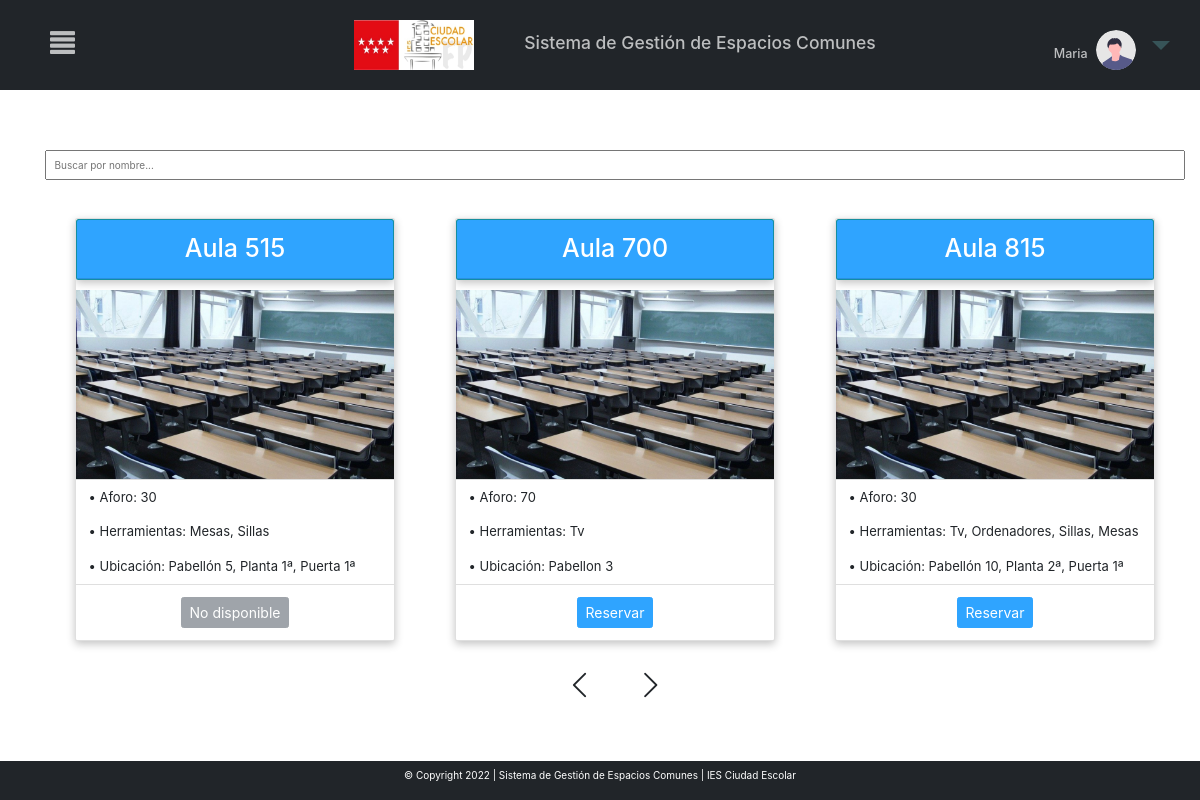
Screenshot of /MVC_proyectofinal/inicio.php?c=principal (signed in) with the database file from the repository.
### tables this page shows
CREATE TABLE `aulas` (
  `id` varchar(220) NOT NULL,
  `ubicacion` varchar(220) NOT NULL,
  `informacion` varchar(220) NOT NULL,
  `aforo` int(100) NOT NULL,
  `habilitado` tinyint(1) NOT NULL
);

### MVC_proyectofinal/controller/controller.php (called while the page is built, shortened)
<?php
require_once ("models/crud.php");
class Control{
    function __construct()
    {
        $this->crud=new Crud();
    }
    function principal(){
        include_once ("views/principal.php");
    }
}
?>

### MVC_proyectofinal/models/conexion.php (called while the page is built)
<?php
class Conexion{
    public function conexion(){
        try{
            $conexion=new PDO("mysql:host=localhost;dbname=sgec","root","");
            $conexion->setAttribute(PDO::ATTR_ERRMODE,PDO::ERRMODE_EXCEPTION);
            return $conexion;
        }
        catch(PDOException $e){
            echo $e->getMessage();
            return null;
        }
    }
}
?>

### MVC_proyectofinal/models/crud.php (called while the page is built, shortened)
<?php
include("conexion.php");
class Crud extends Conexion{
    private $conexion;
    function __construct()
    {
        $this->conexion=parent::conexion();
    }
    function obtieneTodos($tabla){
        try{
            $sql='SELECT * FROM '.$tabla;
            $consulta=$this->conexion->prepare($sql);
            $consulta->execute();
            $consult=$consulta->fetchAll(PDO::FETCH_ASSOC);
            return $consult;
        }catch(PDOException){
            return [];
        }
    }
}
?>

### MVC_proyectofinal/views/principal.php (the view, shortened to what this page needs)
<?php include "menu.php"?>
<html lang="en">
<head>
    <link rel="stylesheet" href="libs/bootstrap-5.1.3-dist/css/bootstrap.min.css">
    <link rel="stylesheet" href="libs/css/estilos.css">
</head>
<?php
 $contador=0;
 $aulas=$this->crud->obtieneTodos("aulas");
 $cuantasAulas=count($aulas);
 ?>
 <link rel="stylesheet" href="https://maxcdn.bootstrapcdn.com/bootstrap/4.0.0/css/bootstrap.min.css">
<body>
<section class="pt-5 pb-5 mt-5 ml-5">
    <div class="container">
        <div class="row">
        <?php include "barraBusqueda/barra.php"; ?>
            <div class="col-12" >
                <div id="carouselExampleIndicators2" class="carousel slide" data-ride="carousel">
                    <div class="carousel-inner">
    <?php  foreach($this->crud->obtieneTodos("aulas") as $row){
        $contador++;
        if ($contador==1){
         ?>
        <div class="carousel-item active">
        <div class="row">
        <?php }
        else if ($contador==4||$contador==7||$contador==10||$contador==13||$contador==16||$contador==19||$contador==22||$contador==25||$contador==28||$contador==31){ ?>
        <div class="carousel-item">
        <div class="row ">
        <?php }?>
            <div class="col-md-4 mb-4 mt-1 p-5">
                <div class="card mt-2 " >
                    <div class="card text-white bg-info mb-3">
                        <div class="card-header" style="background: #2FA4FF">
                            <h1 class="card-title" style="text-align:center;margin-top:2%"><?php echo $row['id']; ?></h1>
                        </div>
                    </div>
                    <img class="img-fluid"  src="aula.jpg">
                    <ul class="list-group list-group-flush">
                        <li class="list-group-item " style="font-size:1.3rem" >• Aforo: <?php echo $row['aforo']; ?></li>
                        <li class="list-group-item " style="font-size:1.3rem">• Herramientas: <?php echo $row['informacion']; ?></li>
                        <li class="list-group-item " style="font-size:1.3rem">• Ubicación: <?php echo $row['ubicacion']; ?></li>
                    </ul>
                    <div class="card-body">
                            <div class="d-flex justify-content-center">
                                <?php if($row['habilitado']==0) {?>
                                <button type="submit" class="btn btn-secondary" style="font-size:1.4rem" disabled>No disponible</button>
                                <?php } else{?>
                                    <a href="?c=calendario&id=<?php echo $row['id']?>"><button type="submit" class="btn btn-info" style="font-size:1.4rem" >Reservar</button></a>
                                <?php } ?>
                            </div>
                    </div>
                </div>
            </div>
        <?php if ($contador==$cuantasAulas||$contador==3||$contador==6||$contador==9||$contador==12||$contador==15||$contador==18||$contador==21||$contador==24||$contador==27||$contador==30||$contador==33||$contador==36||$contador==39){?>
        </div>
        </div>
        <?php }?>
        <?php } ?>
        </div>
        <div class="row ">
        <div class="col-9 mx-auto" style="display: flex;align-items: center;justify-content: center; margin-top:-2%">
                <a style="border-radius:100%;"  href="#carouselExampleIndicators2" role="button" data-slide="prev" style="width:100%;">
                <i class="bi bi-chevron-left " style="font-size:30px; color:#212529;"></i>
                </a>
                <a  style="border-radius:20%; margin-left:5%" href="#carouselExampleIndicators2" role="button" data-slide="next" style="width:100%;">
                <i class="bi bi-chevron-right" style="font-size:30px; color:#212529;"></i>
                </a>
        </div>
        </div>
        </div>
        </div>
        </div>
        </div>
        </section>
</body>
</html>

### MVC_proyectofinal/inicio.php
<?php
include_once("controller/controller.php");
$control=new Control();
if(!isset($_REQUEST['c'])){
    $control->home();
}else{
    $action=$_REQUEST['c'];
    call_user_func(array($control,$action));
}
?>

### MVC_proyectofinal/views/menu.php (shortened to what this page needs)
<!DOCTYPE html>
<html lang="en">
<head>
<link rel="stylesheet" href="https://cdn.jsdelivr.net/npm/bootstrap-icons@1.8.1/font/bootstrap-icons.css">
<link href="https://cdn.jsdelivr.net/npm/bootstrap@5.1.3/dist/css/bootstrap.min.css" rel="stylesheet">
    <link rel="stylesheet" href="libs/bootstrap-5.1.3-dist/css/bootstrap.min.css">
    <link rel="stylesheet" href="libs/css/estilos.css">
<link rel="stylesheet" href="https://maxcdn.bootstrapcdn.com/bootstrap/3.3.7/css/bootstrap.min.css">
</head>
<body>
<div class="nav">
<span onclick="openNav()" class="menu">
<span class="glyphicon glyphicon-align-justify"></span>
</span>
<div class="cabecera-todo">
    <a class="logoEnlace" href="https://www.educa2.madrid.org/web/centro.ies.ciudadescolar.madrid" target="_blank"><img class="logo" src="libs/img/logo_ciudadescolar.jpg"></a>
    <h3 class="cabecera">Sistema de Gestión de Espacios Comunes</h3>
</div>
<li class="nav-item dropdown no-arrow">
        <a class="nav-link dropdown-toggle" href="#" id="userDropdown" role="button"
            data-toggle="dropdown" aria-haspopup="true" aria-expanded="false">
            <h5 style="color: rgba(255, 255, 255, 0.7); display:inline-block" ><?php echo $_SESSION['nombre'];?></h5>
            <img class="img-profile rounded-circle" style="width:40px"
                src="libs/img/undraw_profile.svg">
        </a>
    </li>
</div>
   <div class="footer">
       <p>© Copyright 2022 | Sistema de Gestión de Espacios Comunes | IES Ciudad Escolar</p>
</div>
</body>
</html>

### MVC_proyectofinal/views/barraBusqueda/barra.php (shortened to what this page needs)
<input type="text" id="search" placeholder="Buscar por nombre..." />
<br>
<br />

### MVC_proyectofinal/libs/css/estilos.css (style rules this page uses)
.logo { width:120px; height: 50px; margin-left:50px }
.nav { text-align: center; }
.cabecera-todo { display: flex; align-items: center; }
.cabecera { text-align: center; }
.card-header { background-color: #2FA4FF!important; }
.btn-info { color: white !important; background-color: #2FA4FF!important; border-color: #2FA4FF!important; }
.nav>li>a { background:none !important; font-size:30px !important }
.nav-link { color:#375458 }
.bg-info { background-color:none !important }

### MVC_proyectofinal/views/menu.php (style rules this page uses)
body { overflow-x: hidden; }
.nav { display: flex; flex-direction: row; justify-content: center; width: 100%; background-color: #212529; padding: 20px; color: rgba(255, 255, 255, 0.5); }
.cabecera, .cabecera-todo { color: rgba(255, 255, 255, 0.7); }
.logoEnlace { margin-right: 5rem; }
li.nav-item { float: right; right: 0px; top: 0px; position: absolute !important; margin: 15px; }
.menu { position: absolute; top: 30px; left: 20px; margin:0px 15px !important; color: rgba(255, 255, 255, 0.7) !important }
.footer { background-color: #212529; position:fixed; bottom:0px; left:0px; right:0px; padding:7px; text-align:center; z-index:4; color:white }
.cabecera { font-size: 1.75rem !important; }
.glyphicon { position: relative; top: 0px !important; margin-left: 15px; font-size: 25px; display: inline-block; font-family: 'Glyphicons Halflings'; font-style: normal; font-weight: 400; line-height: 1; -webkit-font-smoothing: antialiased; -moz-osx-font-smoothing: grayscale; }
body { font-family: "Lato", sans-serif; }

### MVC_proyectofinal/views/principal.php (style rules this page uses)
.card { box-shadow: rgba(0, 0, 0, 0.24) 0px 3px 8px; transition: all 0.6s ease; user-select: none; overflow: hidden }

### rows the page displays
aulas: id "Aula 515", aforo "30", informacion "Mesas, Sillas", ubicacion "Pabellón 5, Planta 1ª, Puerta 1ª", habilitado "No disponible"
aulas: id "Aula 700", aforo "70", informacion "Tv", ubicacion "Pabellon 3"
aulas: id "Aula 815", aforo "30", informacion "Tv, Ordenadores, Sillas, Mesas", ubicacion "Pabellón 10, Planta 2ª, Puerta 1ª"

### other values shown
$_SESSION['nombre'] "Maria"
